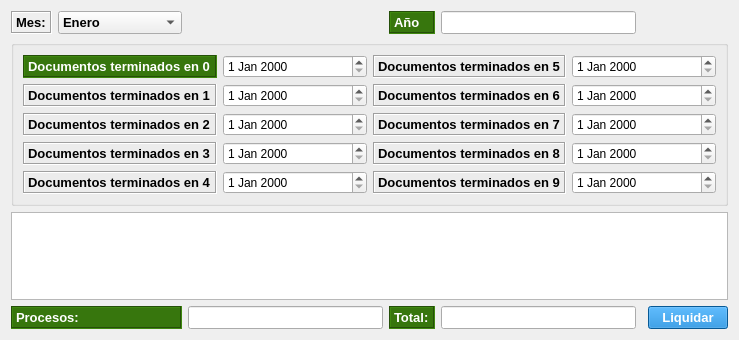
<?xml version="1.0" encoding="UTF-8"?>
<ui version="4.0">
 <class>Form</class>
 <widget class="QWidget" name="Form">
  <property name="geometry">
   <rect>
    <x>0</x>
    <y>0</y>
    <width>739</width>
    <height>340</height>
   </rect>
  </property>
  <property name="windowTitle">
   <string>Form</string>
  </property>
  <layout class="QGridLayout" name="gridLayout_2" rowstretch="5,0,0,0,0">
   <item row="0" column="0">
    <widget class="QLabel" name="label_15">
     <property name="sizePolicy">
      <sizepolicy hsizetype="Preferred" vsizetype="Expanding">
       <horstretch>0</horstretch>
       <verstretch>0</verstretch>
      </sizepolicy>
     </property>
     <property name="font">
      <font>
       <pointsize>10</pointsize>
       <weight>75</weight>
       <bold>true</bold>
      </font>
     </property>
     <property name="styleSheet">
      <string notr="true">#label_3{
background-color:#37760D;
color: #FFFFFF;
}</string>
     </property>
     <property name="frameShape">
      <enum>QFrame::Box</enum>
     </property>
     <property name="frameShadow">
      <enum>QFrame::Sunken</enum>
     </property>
     <property name="text">
      <string>Mes:</string>
     </property>
    </widget>
   </item>
   <item row="0" column="1">
    <widget class="QComboBox" name="comboBox_2">
     <property name="sizePolicy">
      <sizepolicy hsizetype="Preferred" vsizetype="Expanding">
       <horstretch>0</horstretch>
       <verstretch>0</verstretch>
      </sizepolicy>
     </property>
     <property name="font">
      <font>
       <pointsize>10</pointsize>
       <weight>75</weight>
       <bold>true</bold>
      </font>
     </property>
     <item>
      <property name="text">
       <string>Enero</string>
      </property>
     </item>
     <item>
      <property name="text">
       <string>Febrero</string>
      </property>
     </item>
     <item>
      <property name="text">
       <string>Marzo</string>
      </property>
     </item>
     <item>
      <property name="text">
       <string>Abril</string>
      </property>
     </item>
     <item>
      <property name="text">
       <string>Mayo</string>
      </property>
     </item>
     <item>
      <property name="text">
       <string>Junio</string>
      </property>
     </item>
     <item>
      <property name="text">
       <string>SAC-Junio</string>
      </property>
     </item>
     <item>
      <property name="text">
       <string>Julio</string>
      </property>
     </item>
     <item>
      <property name="text">
       <string>Agosto</string>
      </property>
     </item>
     <item>
      <property name="text">
       <string>Septiembre</string>
      </property>
     </item>
     <item>
      <property name="text">
       <string>Octubre</string>
      </property>
     </item>
     <item>
      <property name="text">
       <string>Noviembre</string>
      </property>
     </item>
     <item>
      <property name="text">
       <string>Diciembre</string>
      </property>
     </item>
     <item>
      <property name="text">
       <string>SAC-Diciembre</string>
      </property>
     </item>
    </widget>
   </item>
   <item row="0" column="3">
    <widget class="QLabel" name="label_3">
     <property name="sizePolicy">
      <sizepolicy hsizetype="Preferred" vsizetype="Expanding">
       <horstretch>0</horstretch>
       <verstretch>0</verstretch>
      </sizepolicy>
     </property>
     <property name="font">
      <font>
       <pointsize>10</pointsize>
       <weight>75</weight>
       <bold>true</bold>
      </font>
     </property>
     <property name="styleSheet">
      <string notr="true">#label_3{
background-color:#37760D;
color: #FFFFFF;
}</string>
     </property>
     <property name="frameShape">
      <enum>QFrame::Box</enum>
     </property>
     <property name="frameShadow">
      <enum>QFrame::Sunken</enum>
     </property>
     <property name="text">
      <string>Año</string>
     </property>
    </widget>
   </item>
   <item row="4" column="0" colspan="2">
    <widget class="QLabel" name="label_4">
     <property name="sizePolicy">
      <sizepolicy hsizetype="Preferred" vsizetype="Expanding">
       <horstretch>0</horstretch>
       <verstretch>0</verstretch>
      </sizepolicy>
     </property>
     <property name="font">
      <font>
       <pointsize>10</pointsize>
       <weight>75</weight>
       <bold>true</bold>
      </font>
     </property>
     <property name="styleSheet">
      <string notr="true">#label_4{
background-color:#37760D;
color: #FFFFFF;
}</string>
     </property>
     <property name="frameShape">
      <enum>QFrame::Box</enum>
     </property>
     <property name="frameShadow">
      <enum>QFrame::Sunken</enum>
     </property>
     <property name="text">
      <string>Procesos:</string>
     </property>
    </widget>
   </item>
   <item row="3" column="0" colspan="7">
    <widget class="QTableView" name="tableView">
     <property name="font">
      <font>
       <pointsize>10</pointsize>
       <weight>75</weight>
       <bold>true</bold>
      </font>
     </property>
    </widget>
   </item>
   <item row="4" column="6">
    <widget class="QPushButton" name="pushButton">
     <property name="font">
      <font>
       <pointsize>10</pointsize>
       <weight>75</weight>
       <bold>true</bold>
      </font>
     </property>
     <property name="styleSheet">
      <string notr="true">#pushButton{
background-color:#0A7DD0;
color: #ffffff
}

#pushButton:hover{
background-color:#1067A5;
}
</string>
     </property>
     <property name="text">
      <string>Liquidar</string>
     </property>
     <property name="icon">
      <iconset>
       <normaloff>../../../../../../../.designer/iconos/refresh.ico</normaloff>../../../../../../../.designer/iconos/refresh.ico</iconset>
     </property>
     <property name="iconSize">
      <size>
       <width>30</width>
       <height>30</height>
      </size>
     </property>
    </widget>
   </item>
   <item row="4" column="2">
    <widget class="QLineEdit" name="lineEdit_2">
     <property name="sizePolicy">
      <sizepolicy hsizetype="Expanding" vsizetype="Expanding">
       <horstretch>0</horstretch>
       <verstretch>0</verstretch>
      </sizepolicy>
     </property>
     <property name="font">
      <font>
       <pointsize>10</pointsize>
       <weight>75</weight>
       <bold>true</bold>
      </font>
     </property>
    </widget>
   </item>
   <item row="4" column="3">
    <widget class="QLabel" name="label_5">
     <property name="sizePolicy">
      <sizepolicy hsizetype="Preferred" vsizetype="Expanding">
       <horstretch>0</horstretch>
       <verstretch>0</verstretch>
      </sizepolicy>
     </property>
     <property name="font">
      <font>
       <pointsize>10</pointsize>
       <weight>75</weight>
       <bold>true</bold>
      </font>
     </property>
     <property name="styleSheet">
      <string notr="true">#label_5{
background-color:#37760D;
color: #FFFFFF;
}</string>
     </property>
     <property name="frameShape">
      <enum>QFrame::Box</enum>
     </property>
     <property name="frameShadow">
      <enum>QFrame::Sunken</enum>
     </property>
     <property name="text">
      <string>Total:</string>
     </property>
    </widget>
   </item>
   <item row="1" column="0" rowspan="2" colspan="7">
    <widget class="QGroupBox" name="groupBox">
     <property name="title">
      <string/>
     </property>
     <layout class="QGridLayout" name="gridLayout" rowstretch="0,0,0,0,0,0">
      <item row="1" column="0">
       <widget class="QLabel" name="label_2">
        <property name="sizePolicy">
         <sizepolicy hsizetype="Preferred" vsizetype="Expanding">
          <horstretch>0</horstretch>
          <verstretch>0</verstretch>
         </sizepolicy>
        </property>
        <property name="font">
         <font>
          <pointsize>10</pointsize>
          <weight>75</weight>
          <bold>true</bold>
         </font>
        </property>
        <property name="styleSheet">
         <string notr="true">#label_2{
background-color:#37760D;
color: #FFFFFF;
}</string>
        </property>
        <property name="frameShape">
         <enum>QFrame::Box</enum>
        </property>
        <property name="frameShadow">
         <enum>QFrame::Sunken</enum>
        </property>
        <property name="text">
         <string>Documentos terminados en 0</string>
        </property>
       </widget>
      </item>
      <item row="4" column="1">
       <widget class="QDateEdit" name="dateEdit_3"/>
      </item>
      <item row="1" column="3">
       <widget class="QDateEdit" name="dateEdit_6"/>
      </item>
      <item row="1" column="1">
       <widget class="QDateEdit" name="dateEdit"/>
      </item>
      <item row="3" column="1">
       <widget class="QDateEdit" name="dateEdit_2"/>
      </item>
      <item row="2" column="0">
       <widget class="QLabel" name="label_6">
        <property name="sizePolicy">
         <sizepolicy hsizetype="Preferred" vsizetype="Expanding">
          <horstretch>0</horstretch>
          <verstretch>0</verstretch>
         </sizepolicy>
        </property>
        <property name="font">
         <font>
          <pointsize>10</pointsize>
          <weight>75</weight>
          <bold>true</bold>
         </font>
        </property>
        <property name="styleSheet">
         <string notr="true">#label_2{
background-color:#37760D;
color: #FFFFFF;
}</string>
        </property>
        <property name="frameShape">
         <enum>QFrame::Box</enum>
        </property>
        <property name="frameShadow">
         <enum>QFrame::Sunken</enum>
        </property>
        <property name="text">
         <string>Documentos terminados en 1</string>
        </property>
       </widget>
      </item>
      <item row="3" column="0">
       <widget class="QLabel" name="label_7">
        <property name="sizePolicy">
         <sizepolicy hsizetype="Preferred" vsizetype="Expanding">
          <horstretch>0</horstretch>
          <verstretch>0</verstretch>
         </sizepolicy>
        </property>
        <property name="font">
         <font>
          <pointsize>10</pointsize>
          <weight>75</weight>
          <bold>true</bold>
         </font>
        </property>
        <property name="styleSheet">
         <string notr="true">#label_2{
background-color:#37760D;
color: #FFFFFF;
}</string>
        </property>
        <property name="frameShape">
         <enum>QFrame::Box</enum>
        </property>
        <property name="frameShadow">
         <enum>QFrame::Sunken</enum>
        </property>
        <property name="text">
         <string>Documentos terminados en 2</string>
        </property>
       </widget>
      </item>
      <item row="3" column="3">
       <widget class="QDateEdit" name="dateEdit_8"/>
      </item>
      <item row="4" column="0">
       <widget class="QLabel" name="label_8">
        <property name="sizePolicy">
         <sizepolicy hsizetype="Preferred" vsizetype="Expanding">
          <horstretch>0</horstretch>
          <verstretch>0</verstretch>
         </sizepolicy>
        </property>
        <property name="font">
         <font>
          <pointsize>10</pointsize>
          <weight>75</weight>
          <bold>true</bold>
         </font>
        </property>
        <property name="styleSheet">
         <string notr="true">#label_2{
background-color:#37760D;
color: #FFFFFF;
}</string>
        </property>
        <property name="frameShape">
         <enum>QFrame::Box</enum>
        </property>
        <property name="frameShadow">
         <enum>QFrame::Sunken</enum>
        </property>
        <property name="text">
         <string>Documentos terminados en 3</string>
        </property>
       </widget>
      </item>
      <item row="2" column="1">
       <widget class="QDateEdit" name="dateEdit_7"/>
      </item>
      <item row="1" column="2">
       <widget class="QLabel" name="label_10">
        <property name="sizePolicy">
         <sizepolicy hsizetype="Preferred" vsizetype="Expanding">
          <horstretch>0</horstretch>
          <verstretch>0</verstretch>
         </sizepolicy>
        </property>
        <property name="font">
         <font>
          <pointsize>10</pointsize>
          <weight>75</weight>
          <bold>true</bold>
         </font>
        </property>
        <property name="styleSheet">
         <string notr="true">#label_2{
background-color:#37760D;
color: #FFFFFF;
}</string>
        </property>
        <property name="frameShape">
         <enum>QFrame::Box</enum>
        </property>
        <property name="frameShadow">
         <enum>QFrame::Sunken</enum>
        </property>
        <property name="text">
         <string>Documentos terminados en 5</string>
        </property>
       </widget>
      </item>
      <item row="2" column="3">
       <widget class="QDateEdit" name="dateEdit_5"/>
      </item>
      <item row="4" column="2">
       <widget class="QLabel" name="label_13">
        <property name="sizePolicy">
         <sizepolicy hsizetype="Preferred" vsizetype="Expanding">
          <horstretch>0</horstretch>
          <verstretch>0</verstretch>
         </sizepolicy>
        </property>
        <property name="font">
         <font>
          <pointsize>10</pointsize>
          <weight>75</weight>
          <bold>true</bold>
         </font>
        </property>
        <property name="styleSheet">
         <string notr="true">#label_2{
background-color:#37760D;
color: #FFFFFF;
}</string>
        </property>
        <property name="frameShape">
         <enum>QFrame::Box</enum>
        </property>
        <property name="frameShadow">
         <enum>QFrame::Sunken</enum>
        </property>
        <property name="text">
         <string>Documentos terminados en 8</string>
        </property>
       </widget>
      </item>
      <item row="2" column="2">
       <widget class="QLabel" name="label_11">
        <property name="sizePolicy">
         <sizepolicy hsizetype="Preferred" vsizetype="Expanding">
          <horstretch>0</horstretch>
          <verstretch>0</verstretch>
         </sizepolicy>
        </property>
        <property name="font">
         <font>
          <pointsize>10</pointsize>
          <weight>75</weight>
          <bold>true</bold>
         </font>
        </property>
        <property name="styleSheet">
         <string notr="true">#label_2{
background-color:#37760D;
color: #FFFFFF;
}</string>
        </property>
        <property name="frameShape">
         <enum>QFrame::Box</enum>
        </property>
        <property name="frameShadow">
         <enum>QFrame::Sunken</enum>
        </property>
        <property name="text">
         <string>Documentos terminados en 6</string>
        </property>
       </widget>
      </item>
      <item row="3" column="2">
       <widget class="QLabel" name="label_12">
        <property name="sizePolicy">
         <sizepolicy hsizetype="Preferred" vsizetype="Expanding">
          <horstretch>0</horstretch>
          <verstretch>0</verstretch>
         </sizepolicy>
        </property>
        <property name="font">
         <font>
          <pointsize>10</pointsize>
          <weight>75</weight>
          <bold>true</bold>
         </font>
        </property>
        <property name="styleSheet">
         <string notr="true">#label_2{
background-color:#37760D;
color: #FFFFFF;
}</string>
        </property>
        <property name="frameShape">
         <enum>QFrame::Box</enum>
        </property>
        <property name="frameShadow">
         <enum>QFrame::Sunken</enum>
        </property>
        <property name="text">
         <string>Documentos terminados en 7</string>
        </property>
       </widget>
      </item>
      <item row="4" column="3">
       <widget class="QDateEdit" name="dateEdit_9"/>
      </item>
      <item row="5" column="0">
       <widget class="QLabel" name="label_9">
        <property name="sizePolicy">
         <sizepolicy hsizetype="Preferred" vsizetype="Expanding">
          <horstretch>0</horstretch>
          <verstretch>0</verstretch>
         </sizepolicy>
        </property>
        <property name="font">
         <font>
          <pointsize>10</pointsize>
          <weight>75</weight>
          <bold>true</bold>
         </font>
        </property>
        <property name="styleSheet">
         <string notr="true">#label_2{
background-color:#37760D;
color: #FFFFFF;
}</string>
        </property>
        <property name="frameShape">
         <enum>QFrame::Box</enum>
        </property>
        <property name="frameShadow">
         <enum>QFrame::Sunken</enum>
        </property>
        <property name="text">
         <string>Documentos terminados en 4</string>
        </property>
       </widget>
      </item>
      <item row="5" column="3">
       <widget class="QDateEdit" name="dateEdit_10"/>
      </item>
      <item row="5" column="2">
       <widget class="QLabel" name="label_14">
        <property name="sizePolicy">
         <sizepolicy hsizetype="Preferred" vsizetype="Expanding">
          <horstretch>0</horstretch>
          <verstretch>0</verstretch>
         </sizepolicy>
        </property>
        <property name="font">
         <font>
          <pointsize>10</pointsize>
          <weight>75</weight>
          <bold>true</bold>
         </font>
        </property>
        <property name="styleSheet">
         <string notr="true">#label_2{
background-color:#37760D;
color: #FFFFFF;
}</string>
        </property>
        <property name="frameShape">
         <enum>QFrame::Box</enum>
        </property>
        <property name="frameShadow">
         <enum>QFrame::Sunken</enum>
        </property>
        <property name="text">
         <string>Documentos terminados en 9</string>
        </property>
       </widget>
      </item>
      <item row="5" column="1">
       <widget class="QDateEdit" name="dateEdit_4"/>
      </item>
     </layout>
    </widget>
   </item>
   <item row="0" column="4">
    <widget class="QLineEdit" name="lineEdit_4">
     <property name="sizePolicy">
      <sizepolicy hsizetype="Expanding" vsizetype="Expanding">
       <horstretch>0</horstretch>
       <verstretch>0</verstretch>
      </sizepolicy>
     </property>
     <property name="font">
      <font>
       <pointsize>10</pointsize>
       <weight>75</weight>
       <bold>true</bold>
      </font>
     </property>
    </widget>
   </item>
   <item row="4" column="4">
    <widget class="QLineEdit" name="lineEdit_3">
     <property name="sizePolicy">
      <sizepolicy hsizetype="Expanding" vsizetype="Expanding">
       <horstretch>0</horstretch>
       <verstretch>0</verstretch>
      </sizepolicy>
     </property>
     <property name="font">
      <font>
       <pointsize>10</pointsize>
       <weight>75</weight>
       <bold>true</bold>
      </font>
     </property>
    </widget>
   </item>
  </layout>
 </widget>
 <resources/>
 <connections/>
</ui>
